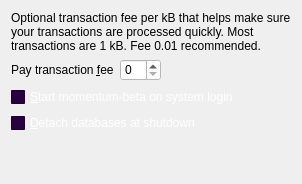
     <widget class="QWidget" name="tabMain">
      <attribute name="title">
       <string>&amp;Main</string>
      </attribute>
      <layout class="QVBoxLayout" name="verticalLayout_Main">
       <item>
        <widget class="QLabel" name="transactionFeeInfoLabel">
         <property name="text">
          <string>Optional transaction fee per kB that helps make sure your transactions are processed quickly. Most transactions are 1 kB. Fee 0.01 recommended.</string>
         </property>
         <property name="textFormat">
          <enum>Qt::PlainText</enum>
         </property>
         <property name="wordWrap">
          <bool>true</bool>
         </property>
        </widget>
       </item>
       <item>
        <layout class="QHBoxLayout" name="horizontalLayout_Main">
         <item>
          <widget class="QLabel" name="transactionFeeLabel">
           <property name="text">
            <string>Pay transaction &amp;fee</string>
           </property>
           <property name="textFormat">
            <enum>Qt::PlainText</enum>
           </property>
           <property name="buddy">
            <cstring>transactionFee</cstring>
           </property>
          </widget>
         </item>
         <item>
          <widget class="BitcoinAmountField" name="transactionFee">
           <property name="styleSheet">
            <string notr="true">background-color: rgb(255, 255, 255);
color: rgb(0, 0, 0);</string>
           </property>
          </widget>
         </item>
         <item>
          <spacer name="horizontalSpacer_Main">
           <property name="orientation">
            <enum>Qt::Horizontal</enum>
           </property>
           <property name="sizeHint" stdset="0">
            <size>
             <width>40</width>
             <height>20</height>
            </size>
           </property>
          </spacer>
         </item>
        </layout>
       </item>
       <item>
        <widget class="QCheckBox" name="bitcoinAtStartup">
         <property name="palette">
          <palette>
           <active>
            <colorrole role="WindowText">
             <brush brushstyle="SolidPattern">
              <color alpha="255">
               <red>255</red>
               <green>255</green>
               <blue>255</blue>
              </color>
             </brush>
            </colorrole>
            <colorrole role="Button">
             <brush brushstyle="SolidPattern">
              <color alpha="255">
               <red>41</red>
               <green>0</green>
               <blue>64</blue>
              </color>
             </brush>
            </colorrole>
            <colorrole role="Text">
             <brush brushstyle="SolidPattern">
              <color alpha="255">
               <red>255</red>
               <green>255</green>
               <blue>255</blue>
              </color>
             </brush>
            </colorrole>
            <colorrole role="ButtonText">
             <brush brushstyle="SolidPattern">
              <color alpha="255">
               <red>255</red>
               <green>255</green>
               <blue>255</blue>
              </color>
             </brush>
            </colorrole>
            <colorrole role="Base">
             <brush brushstyle="SolidPattern">
              <color alpha="255">
               <red>41</red>
               <green>0</green>
               <blue>64</blue>
              </color>
             </brush>
            </colorrole>
            <colorrole role="Window">
             <brush brushstyle="SolidPattern">
              <color alpha="255">
               <red>41</red>
               <green>0</green>
               <blue>64</blue>
              </color>
             </brush>
            </colorrole>
           </active>
           <inactive>
            <colorrole role="WindowText">
             <brush brushstyle="SolidPattern">
              <color alpha="255">
               <red>255</red>
               <green>255</green>
               <blue>255</blue>
              </color>
             </brush>
            </colorrole>
            <colorrole role="Button">
             <brush brushstyle="SolidPattern">
              <color alpha="255">
               <red>41</red>
               <green>0</green>
               <blue>64</blue>
              </color>
             </brush>
            </colorrole>
            <colorrole role="Text">
             <brush brushstyle="SolidPattern">
              <color alpha="255">
               <red>255</red>
               <green>255</green>
               <blue>255</blue>
              </color>
             </brush>
            </colorrole>
            <colorrole role="ButtonText">
             <brush brushstyle="SolidPattern">
              <color alpha="255">
               <red>255</red>
               <green>255</green>
               <blue>255</blue>
              </color>
             </brush>
            </colorrole>
            <colorrole role="Base">
             <brush brushstyle="SolidPattern">
              <color alpha="255">
               <red>41</red>
               <green>0</green>
               <blue>64</blue>
              </color>
             </brush>
            </colorrole>
            <colorrole role="Window">
             <brush brushstyle="SolidPattern">
              <color alpha="255">
               <red>41</red>
               <green>0</green>
               <blue>64</blue>
              </color>
             </brush>
            </colorrole>
           </inactive>
           <disabled>
            <colorrole role="WindowText">
             <brush brushstyle="SolidPattern">
              <color alpha="255">
               <red>255</red>
               <green>255</green>
               <blue>255</blue>
              </color>
             </brush>
            </colorrole>
            <colorrole role="Button">
             <brush brushstyle="SolidPattern">
              <color alpha="255">
               <red>41</red>
               <green>0</green>
               <blue>64</blue>
              </color>
             </brush>
            </colorrole>
            <colorrole role="Text">
             <brush brushstyle="SolidPattern">
              <color alpha="255">
               <red>255</red>
               <green>255</green>
               <blue>255</blue>
              </color>
             </brush>
            </colorrole>
            <colorrole role="ButtonText">
             <brush brushstyle="SolidPattern">
              <color alpha="255">
               <red>255</red>
               <green>255</green>
               <blue>255</blue>
              </color>
             </brush>
            </colorrole>
            <colorrole role="Base">
             <brush brushstyle="SolidPattern">
              <color alpha="255">
               <red>41</red>
               <green>0</green>
               <blue>64</blue>
              </color>
             </brush>
            </colorrole>
            <colorrole role="Window">
             <brush brushstyle="SolidPattern">
              <color alpha="255">
               <red>41</red>
               <green>0</green>
               <blue>64</blue>
              </color>
             </brush>
            </colorrole>
           </disabled>
          </palette>
         </property>
         <property name="toolTip">
          <string>Automatically start momentum-beta after logging in to the system.</string>
         </property>
         <property name="styleSheet">
          <string notr="true"/>
         </property>
         <property name="text">
          <string>&amp;Start momentum-beta on system login</string>
         </property>
        </widget>
       </item>
       <item>
        <widget class="QCheckBox" name="detachDatabases">
         <property name="palette">
          <palette>
           <active>
            <colorrole role="WindowText">
             <brush brushstyle="SolidPattern">
              <color alpha="255">
               <red>255</red>
               <green>255</green>
               <blue>255</blue>
              </color>
             </brush>
            </colorrole>
            <colorrole role="Button">
             <brush brushstyle="SolidPattern">
              <color alpha="255">
               <red>41</red>
               <green>0</green>
               <blue>64</blue>
              </color>
             </brush>
            </colorrole>
            <colorrole role="Text">
             <brush brushstyle="SolidPattern">
              <color alpha="255">
               <red>255</red>
               <green>255</green>
               <blue>255</blue>
              </color>
             </brush>
            </colorrole>
            <colorrole role="ButtonText">
             <brush brushstyle="SolidPattern">
              <color alpha="255">
               <red>255</red>
               <green>255</green>
               <blue>255</blue>
              </color>
             </brush>
            </colorrole>
            <colorrole role="Base">
             <brush brushstyle="SolidPattern">
              <color alpha="255">
               <red>41</red>
               <green>0</green>
               <blue>64</blue>
              </color>
             </brush>
            </colorrole>
            <colorrole role="Window">
             <brush brushstyle="SolidPattern">
              <color alpha="255">
               <red>41</red>
               <green>0</green>
               <blue>64</blue>
              </color>
             </brush>
            </colorrole>
           </active>
           <inactive>
            <colorrole role="WindowText">
             <brush brushstyle="SolidPattern">
              <color alpha="255">
               <red>255</red>
               <green>255</green>
               <blue>255</blue>
              </color>
             </brush>
            </colorrole>
            <colorrole role="Button">
             <brush brushstyle="SolidPattern">
              <color alpha="255">
               <red>41</red>
               <green>0</green>
               <blue>64</blue>
              </color>
             </brush>
            </colorrole>
            <colorrole role="Text">
             <brush brushstyle="SolidPattern">
              <color alpha="255">
               <red>255</red>
               <green>255</green>
               <blue>255</blue>
              </color>
             </brush>
            </colorrole>
            <colorrole role="ButtonText">
             <brush brushstyle="SolidPattern">
              <color alpha="255">
               <red>255</red>
               <green>255</green>
               <blue>255</blue>
              </color>
             </brush>
            </colorrole>
            <colorrole role="Base">
             <brush brushstyle="SolidPattern">
              <color alpha="255">
               <red>41</red>
               <green>0</green>
               <blue>64</blue>
              </color>
             </brush>
            </colorrole>
            <colorrole role="Window">
             <brush brushstyle="SolidPattern">
              <color alpha="255">
               <red>41</red>
               <green>0</green>
               <blue>64</blue>
              </color>
             </brush>
            </colorrole>
           </inactive>
           <disabled>
            <colorrole role="WindowText">
             <brush brushstyle="SolidPattern">
              <color alpha="255">
               <red>255</red>
               <green>255</green>
               <blue>255</blue>
              </color>
             </brush>
            </colorrole>
            <colorrole role="Button">
             <brush brushstyle="SolidPattern">
              <color alpha="255">
               <red>41</red>
               <green>0</green>
               <blue>64</blue>
              </color>
             </brush>
            </colorrole>
            <colorrole role="Text">
             <brush brushstyle="SolidPattern">
              <color alpha="255">
               <red>255</red>
               <green>255</green>
               <blue>255</blue>
              </color>
             </brush>
            </colorrole>
            <colorrole role="ButtonText">
             <brush brushstyle="SolidPattern">
              <color alpha="255">
               <red>255</red>
               <green>255</green>
               <blue>255</blue>
              </color>
             </brush>
            </colorrole>
            <colorrole role="Base">
             <brush brushstyle="SolidPattern">
              <color alpha="255">
               <red>41</red>
               <green>0</green>
               <blue>64</blue>
              </color>
             </brush>
            </colorrole>
            <colorrole role="Window">
             <brush brushstyle="SolidPattern">
              <color alpha="255">
               <red>41</red>
               <green>0</green>
               <blue>64</blue>
              </color>
             </brush>
            </colorrole>
           </disabled>
          </palette>
         </property>
         <property name="toolTip">
          <string>Detach block and address databases at shutdown. This means they can be moved to another data directory, but it slows down shutdown. The wallet is always detached.</string>
         </property>
         <property name="text">
          <string>&amp;Detach databases at shutdown</string>
         </property>
        </widget>
       </item>
       <item>
        <spacer name="verticalSpacer_Main">
         <property name="orientation">
          <enum>Qt::Vertical</enum>
         </property>
         <property name="sizeHint" stdset="0">
          <size>
           <width>20</width>
           <height>40</height>
          </size>
         </property>
        </spacer>
       </item>
      </layout>
     </widget>
